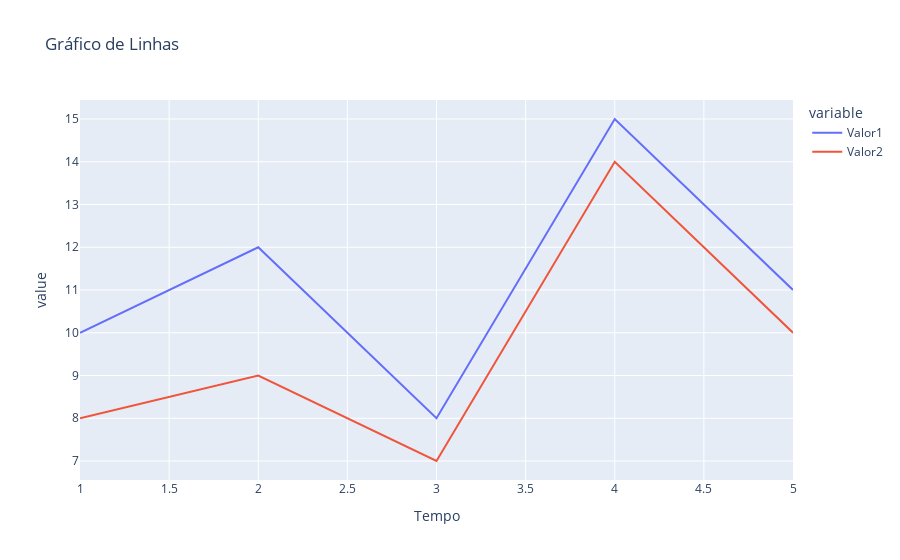
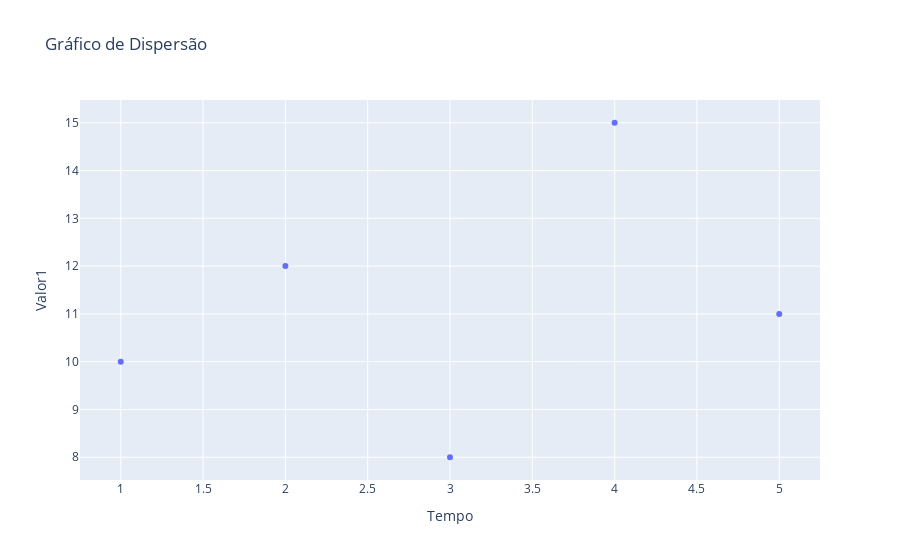
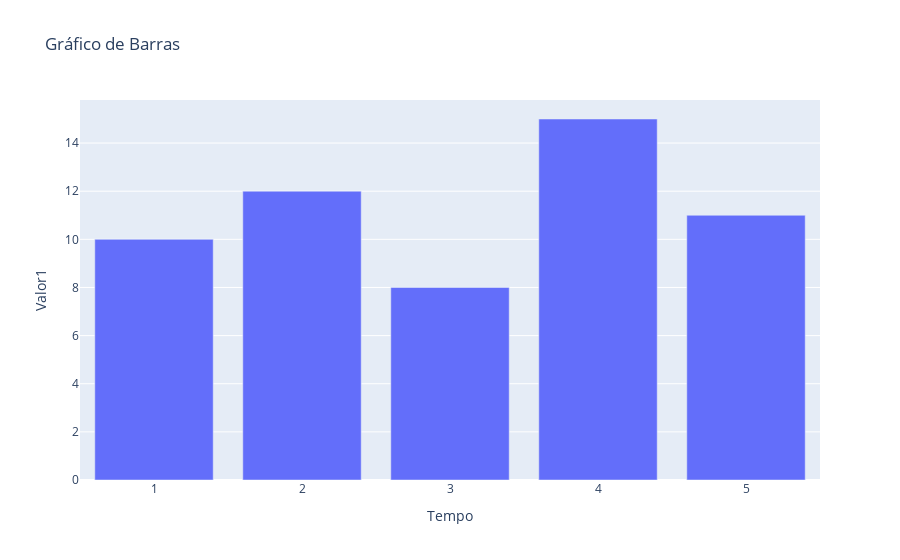
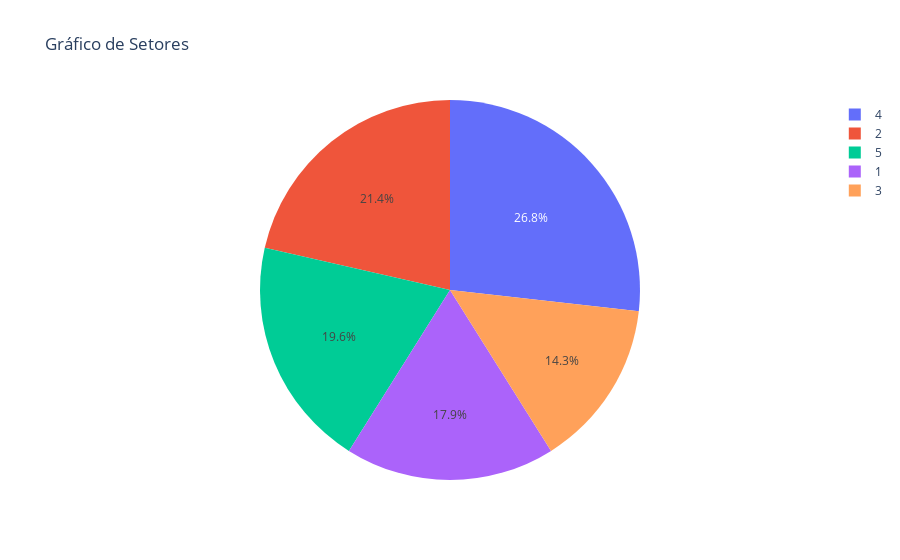

Write notebook code for charts like these, in order.
### Markdown cell above
# Exemplos Gráficos:

Vamos usar um conjunto de dados fictício para criar os gráficos. Certifique-se de que tenha a biblioteca Plotly instalada e importada antes de executar o código abaixo.

### Code cell
import plotly.express as px
import pandas as pd

data = pd.DataFrame({
    'Tempo': [1, 2, 3, 4, 5],
    'Valor1': [10, 12, 8, 15, 11],
    'Valor2': [8, 9, 7, 14, 10]
})

gantt = pd.DataFrame({
    'Tarefa': ['Instalação Gitlab', 'Pipeline Gitlab', 'Deployment Aplicação', 'Instalação K8s'],
    'Início': ['2023-09-30', '2023-09-30', '2023-10-01', '2023-10-02'],
    'Fim': ['2023-10-05', '2023-10-03', '2023-10-04', '2023-10-06']
})

maps = pd.DataFrame({
    'Cidade': ['Nova Iorque', 'Paris', 'Toquio', 'Sydney'],
    'Latitude': ['40.7128', '48.8566', '35.682839', '-33.8688'],
    'Longitude': ['-74.0060', '2.3522', '139.759455', '151.2093'],
    'Valor': [10, 15, 8, 12]
})

nuvem = pd.DataFrame({
    'Tempo': [1, 2, 3, 4, 5],
    'Valor1': ['Abacaxi', 'Janela', 'Felicidade', 'Coelho', 'Girasol'],
    'Valor2': ['Computador', 'Lápis', 'Chocolate', 'Montanha', 'Esmeralda']
})

# A. Um Gráfico de linhas:
fig1 = px.line(data, x='Tempo', y=['Valor1', 'Valor2'], title='Gráfico de Linhas')

# B. Um Gráfico de dispersão:
fig2 = px.scatter(data, x='Tempo', y='Valor1', title='Gráfico de Dispersão')

# C. Um Gráfico de barras:
fig3 = px.bar(data, x='Tempo', y='Valor1', title='Gráfico de Barras')

# D. Um Gráfico de setores:
fig4 = px.pie(data, names='Tempo', values='Valor1', title='Gráfico de Setores')

# E. Um Histograma:
fig5 = px.histogram(data, x='Valor1', title='Histograma')

# F. Um Gráfico de bolhas:
fig6 = px.scatter(data, x='Tempo', y='Valor1', size='Valor2', title='Gráfico de Bolhas')

# G. Um Gráfico de Gantt
fig7 = px.timeline(gantt, x_start='Início', x_end='Fim', y='Tarefa')

fig7.update_yaxes(categoryorder="total ascending")
fig7.update_layout(
    title='Gráfico de Gantt',
    xaxis_title='Período',
    yaxis_title='Tarefas',
)

# H. Um Gráfico Boxplot:
fig8 = px.box(data, y='Valor1', title='Gráfico Boxplot')

# I. Um Violin plot
fig9 = px.violin(data, y='Valor1', title='Violin Plot')

# J. Um Gráfico de mapas
fig10 = px.scatter_geo(maps, 
                     lat='Latitude',
                     lon='Longitude',
                     hover_name='Cidade',
                     size='Valor',
                     projection='natural earth')

fig10.update_geos(projection_type="orthographic")

# K. Um Heatmap
heatmap_data = pd.DataFrame({'A': [1, 2, 3], 'B': [4, 5, 6], 'C': [7, 8, 9]})
fig11 = px.imshow(heatmap_data, title='Heatmap')

# L. Um Gráfico 3D
fig12 = px.scatter_3d(data, x='Tempo', y='Valor1', z='Valor2', title='Gráfico 3D')

# M. Uma Nuvem de palavras
# Requer biblioteca wordcloud adicionalmente. Para instalar a mesma, é necessário fornecer o comando `pip install wordcloud`
from wordcloud import WordCloud
import matplotlib.pyplot as plt

text = ' '.join(nuvem['Valor1'].astype(str) + ' ' + nuvem['Valor2'].astype(str))

wordcloud = WordCloud(width=800, height=400, background_color='white').generate(text)

plt.figure(figsize=(10, 5))
plt.imshow(wordcloud, interpolation='bilinear')
plt.axis('off')
plt.title('Nuvem de Palavras')
plt.show()


# Exibir todos os gráficos
fig1.show()
fig2.show()
fig3.show()
fig4.show()
fig5.show()
fig6.show()
fig7.show()
fig8.show()
fig9.show()
fig10.show()
fig11.show()
fig12.show()

### Figure 1 — Plotly figure (JSON) as saved in the notebook; plotly's stock layout.template omitted (floating-point values rounded to 4 significant figures)
{"data": [{"hovertemplate": "variable=Valor1<br>Tempo=%{x}<br>value=%{y}<extra></extra>", "legendgroup": "Valor1", "line": {"color": "#636efa", "dash": "solid"}, "marker": {"symbol": "circle"}, "mode": "lines", "name": "Valor1", "orientation": "v", "showlegend": true, "type": "scatter", "x": [1, 2, 3, 4, 5], "xaxis": "x", "y": [10, 12, 8, 15, 11], "yaxis": "y"}, {"hovertemplate": "variable=Valor2<br>Tempo=%{x}<br>value=%{y}<extra></extra>", "legendgroup": "Valor2", "line": {"color": "#EF553B", "dash": "solid"}, "marker": {"symbol": "circle"}, "mode": "lines", "name": "Valor2", "orientation": "v", "showlegend": true, "type": "scatter", "x": [1, 2, 3, 4, 5], "xaxis": "x", "y": [8, 9, 7, 14, 10], "yaxis": "y"}], "layout": {"legend": {"title": {"text": "variable"}, "tracegroupgap": 0}, "title": {"text": "Gráfico de Linhas"}, "xaxis": {"anchor": "y", "domain": [0, 1], "title": {"text": "Tempo"}}, "yaxis": {"anchor": "x", "domain": [0, 1], "title": {"text": "value"}}}}

### Figure 2 — Plotly figure (JSON) as saved in the notebook; plotly's stock layout.template omitted (floating-point values rounded to 4 significant figures)
{"data": [{"hovertemplate": "Tempo=%{x}<br>Valor1=%{y}<extra></extra>", "legendgroup": "", "marker": {"color": "#636efa", "symbol": "circle"}, "mode": "markers", "name": "", "orientation": "v", "showlegend": false, "type": "scatter", "x": [1, 2, 3, 4, 5], "xaxis": "x", "y": [10, 12, 8, 15, 11], "yaxis": "y"}], "layout": {"legend": {"tracegroupgap": 0}, "title": {"text": "Gráfico de Dispersão"}, "xaxis": {"anchor": "y", "domain": [0, 1], "title": {"text": "Tempo"}}, "yaxis": {"anchor": "x", "domain": [0, 1], "title": {"text": "Valor1"}}}}

### Figure 3 — Plotly figure (JSON) as saved in the notebook; plotly's stock layout.template omitted (floating-point values rounded to 4 significant figures)
{"data": [{"alignmentgroup": "True", "hovertemplate": "Tempo=%{x}<br>Valor1=%{y}<extra></extra>", "legendgroup": "", "marker": {"color": "#636efa", "pattern": {"shape": ""}}, "name": "", "offsetgroup": "", "orientation": "v", "showlegend": false, "textposition": "auto", "type": "bar", "x": [1, 2, 3, 4, 5], "xaxis": "x", "y": [10, 12, 8, 15, 11], "yaxis": "y"}], "layout": {"barmode": "relative", "legend": {"tracegroupgap": 0}, "title": {"text": "Gráfico de Barras"}, "xaxis": {"anchor": "y", "domain": [0, 1], "title": {"text": "Tempo"}}, "yaxis": {"anchor": "x", "domain": [0, 1], "title": {"text": "Valor1"}}}}

### Figure 4 — Plotly figure (JSON) as saved in the notebook; plotly's stock layout.template omitted (floating-point values rounded to 4 significant figures)
{"data": [{"domain": {"x": [0, 1], "y": [0, 1]}, "hovertemplate": "Tempo=%{label}<br>Valor1=%{value}<extra></extra>", "labels": [1, 2, 3, 4, 5], "legendgroup": "", "name": "", "showlegend": true, "type": "pie", "values": [10, 12, 8, 15, 11]}], "layout": {"legend": {"tracegroupgap": 0}, "title": {"text": "Gráfico de Setores"}}}
